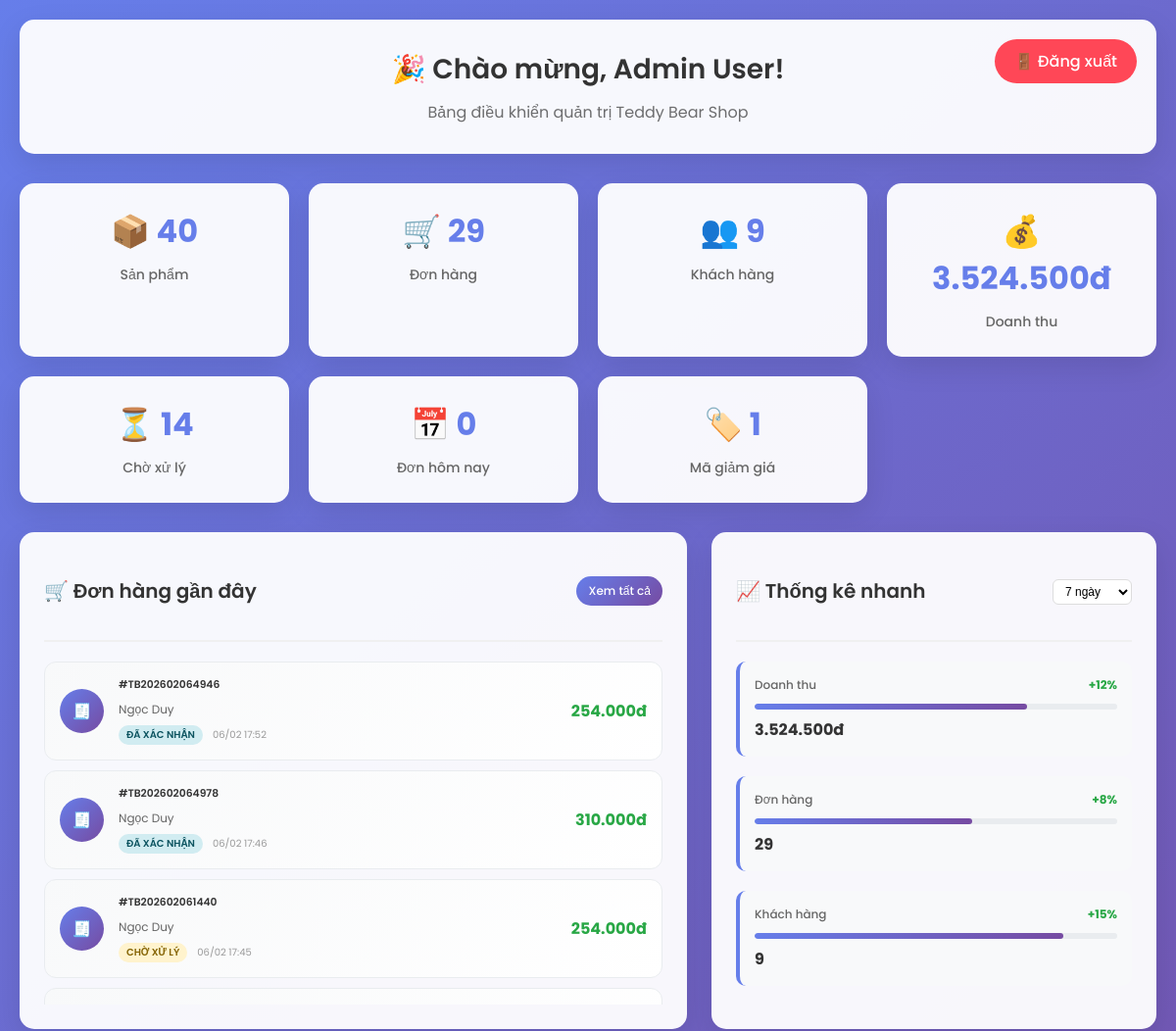
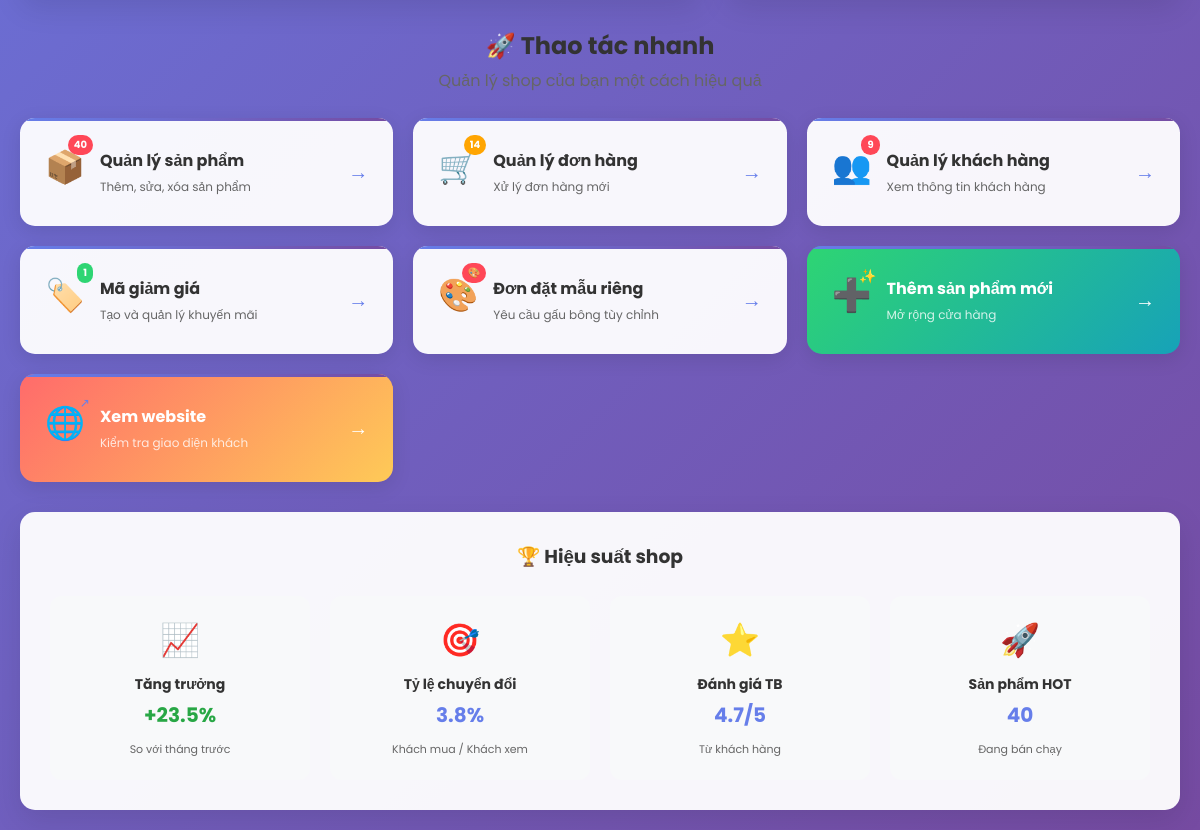
The page /admin/dashboard.php (signed in) on the database its author committed (2 pictures, top to bottom).
### tables this page shows
CREATE TABLE `orders` (
  `id` int(11) NOT NULL AUTO_INCREMENT,
  `order_number` varchar(20) NOT NULL,
  `user_id` int(11) DEFAULT NULL,
  `customer_name` varchar(100) NOT NULL,
  `customer_email` varchar(100) NOT NULL,
  `customer_phone` varchar(20) NOT NULL,
  `shipping_address` text NOT NULL,
  `subtotal` decimal(10,2) NOT NULL,
  `shipping_fee` decimal(10,2) DEFAULT 0.00,
  `total_amount` decimal(10,2) NOT NULL,
  `payment_method` enum('cod','bank_transfer','momo','zalopay') DEFAULT 'cod',
  `payment_status` enum('pending','paid','failed') DEFAULT 'pending',
  `order_status` enum('pending','confirmed','processing','shipping','delivered','cancelled') DEFAULT 'pending',
  `notes` text DEFAULT NULL,
  `created_at` timestamp NOT NULL DEFAULT current_timestamp(),
  `updated_at` timestamp NOT NULL DEFAULT current_timestamp() ON UPDATE current_timestamp(),
  PRIMARY KEY (`id`),
  UNIQUE KEY `order_number` (`order_number`),
  KEY `idx_orders_user` (`user_id`),
  KEY `idx_orders_status` (`order_status`),
  CONSTRAINT `orders_ibfk_1` FOREIGN KEY (`user_id`) REFERENCES `users` (`id`) ON DELETE SET NULL
);

### admin/dashboard.php (the view, shortened to what the rows shown need)
<?php
require_once '../config/config.php';
try {
    $recent_orders = $db->fetchAll(
        "SELECT order_number, customer_name, total_amount, order_status, created_at
         FROM orders
         ORDER BY created_at DESC
         LIMIT 5"
    );
} catch (Exception $e) {
    $stats = ['total_products' => 0, 'total_orders' => 0, 'total_users' => 0, 'total_revenue' => 0, 'pending_orders' => 0, 'today_orders' => 0, 'active_coupons' => 0];
    $recent_orders = [];
    $top_products = [];
}
?>
<!DOCTYPE html>
<html lang="vi">
<head>
    <link href="https://cdnjs.cloudflare.com/ajax/libs/font-awesome/6.4.0/css/all.min.css" rel="stylesheet">
</head>
<body>
    <div class="dashboard">
        <div class="content-grid">
            <div class="content-card">
                <?php if (empty($recent_orders)): ?>
                    <div class="empty-state">
                        <div class="empty-icon">📦</div>
                        <h4>Chưa có đơn hàng nào</h4>
                        <p>Đơn hàng mới sẽ xuất hiện ở đây</p>
                    </div>
                <?php else: ?>
                    <div class="items-list">
                        <?php foreach ($recent_orders as $order): ?>
                        <div class="recent-item-enhanced">
                            <div class="item-avatar">
                                <span>🧾</span>
                            </div>
                            <div class="item-info">
                                <h6>#<?php echo htmlspecialchars($order['order_number']); ?></h6>
                                <small><?php echo htmlspecialchars($order['customer_name']); ?></small>
                                <div class="item-meta">
                                    <span class="status-badge status-<?php echo $order['order_status']; ?>">
                                        <?php
                                        $status_names = [
                                            'pending' => 'Chờ xử lý',
                                            'confirmed' => 'Đã xác nhận',
                                            'shipping' => 'Đang giao',
                                            'delivered' => 'Đã giao'
                                        ];
                                        echo $status_names[$order['order_status']] ?? $order['order_status'];
                                        ?>
                                    </span>
                                    <span class="order-time"><?php echo date('d/m H:i', strtotime($order['created_at'])); ?></span>
                                </div>
                            </div>
                            <div class="item-value-enhanced">
                                <?php echo formatPrice($order['total_amount']); ?>
                            </div>
                        </div>
                        <?php endforeach; ?>
                    </div>
                <?php endif; ?>
            </div>
        </div>
    </div>
</body>
</html>

### rows shown on the page
orders: order_number "TB202602064946", customer_name "Ngọc Duy", order_status "ĐÃ XÁC NHẬN", created_at "06/02 17:52", total_amount "254.000đ"
orders: order_number "TB202602064978", customer_name "Ngọc Duy", order_status "ĐÃ XÁC NHẬN", created_at "06/02 17:46", total_amount "310.000đ"
orders: order_number "TB202602061440", customer_name "Ngọc Duy", order_status "CHỜ XỬ LÝ", created_at "06/02 17:45", total_amount "254.000đ"

### other values the page prints
$admin_name "Admin User"
$stats['total_products'] "40"
$stats['total_orders'] "29"
$stats['total_users'] "9"
formatPrice($stats['total_revenue']) "3.524.500đ"
$stats['pending_orders'] "14"
$stats['today_orders'] "0"
$stats['active_coupons'] "1"
